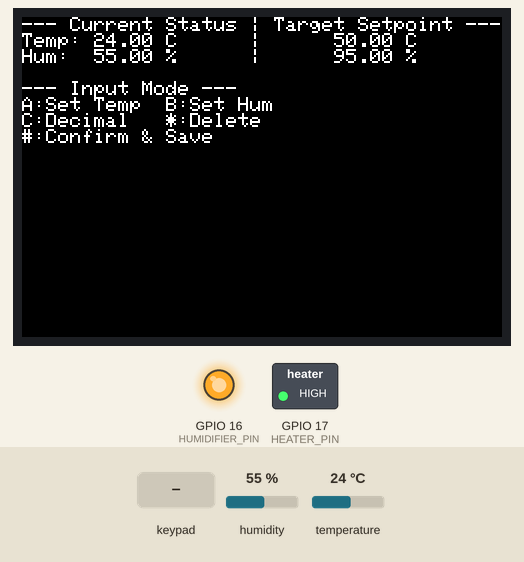
Simulated run of this program. Board: ESP32. Shown: 480×320 colour display, switched loads named in the program (green lamp = pin HIGH), output pins drawn as LEDs (lit = HIGH). Inputs (shaded band) come from the test bench; at power-on: humidity 55 %, temperature 24 °C. What the program prints to the serial monitor is not drawn.

Above: at 2.6 s.
2.7 s: key 'A' pressed
At 3.1 s:
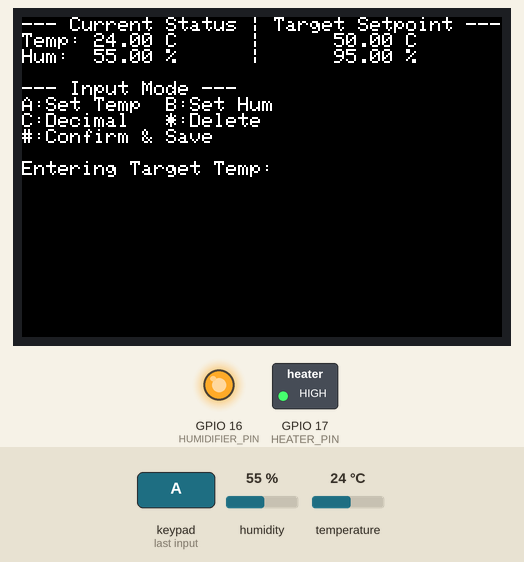
4.2 s: keypad keys 2 7 1 4 1 3 4 pressed 0.4 s apart
At 6.6 s:
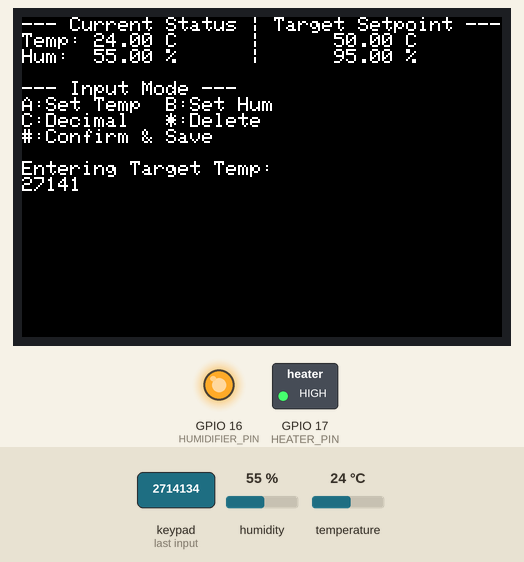
8.5 s: humidity set to 22 %
11.5 s: temperature set to 12 °C
At 15.2 s:
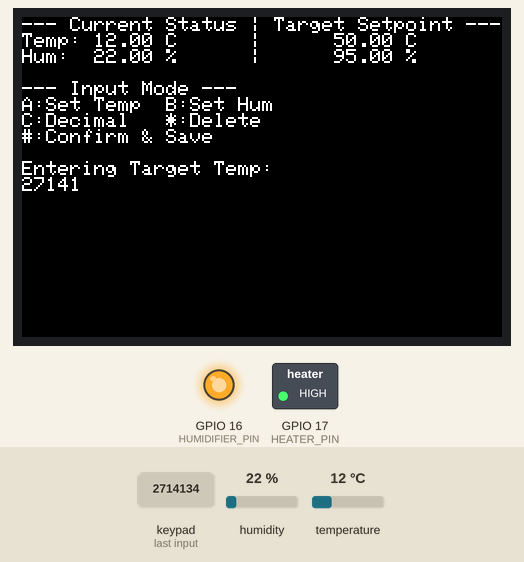
15.5 s: key 'B' pressed
At 16.4 s:
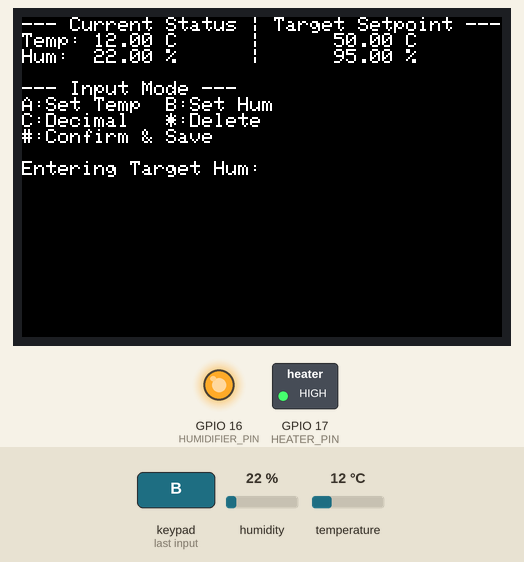
17.0 s: keypad keys 2 7 1 4 1 3 4 # pressed 0.4 s apart
At 20.9 s:
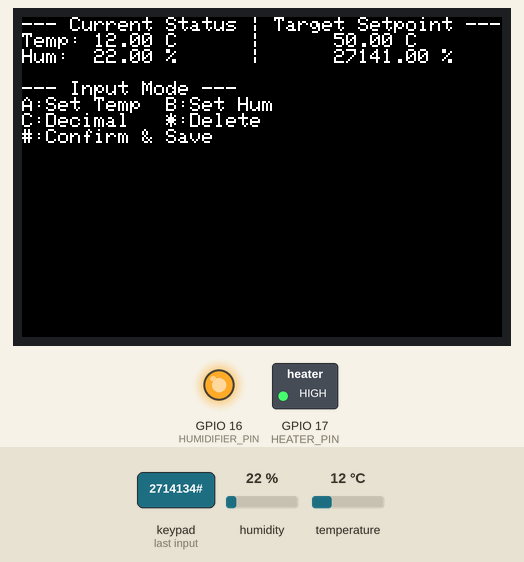
Timing chart, 0 to 22.4 s (numbered marks = the images above; inputs shaded):
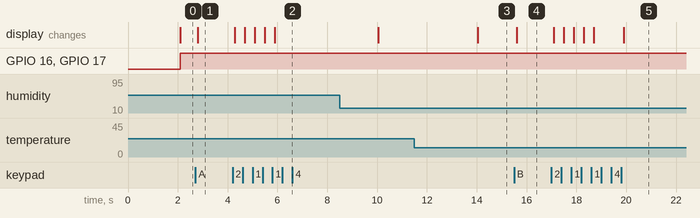

Measured:
- after the input at 2.7 s, the display: changes after 0.10 s (image 1)
- after the input at 4.2 s, the display: first changes after 0.09 s (image 2 shows a later state)
- after the input at 11.5 s, the display: changes after 2.5 s (image 3)
- after the input at 15.5 s, the display: changes after 0.10 s (image 4)
- after the input at 17.0 s, the display: first changes after 0.10 s (image 5 shows a later state)

The program:

main.cpp
```cpp
#include <Arduino.h>
#include <DHT.h>
#include <Keypad.h>
#include <TFT_eSPI.h>

// --- Hardware Pin Definitions ---
#define DHTPIN 15      // Data pin for DHT22 sensor
#define DHTTYPE DHT22  // Sensor model designation

#define HEATER_PIN 17
#define HUMIDIFIER_PIN 16

// --- Component Initialization ---
DHT dht(DHTPIN, DHTTYPE);
TFT_eSPI tft = TFT_eSPI();

// Keypad matrix configuration (4x4)
byte ROW_PINS[4] = {27, 14, 13, 4};
byte COL_PINS[4] = {32, 33, 25, 26};

char keys[4][4] = {
  {'1','2','3','A'},
  {'4','5','6','B'},
  {'7','8','9','C'},
  {'*','0','#','D'}
};

Keypad keypad = Keypad(makeKeymap(keys), ROW_PINS, COL_PINS, 4, 4);

// --- State Variables ---
float currentTemp = NAN; // Initialized to NAN to indicate no valid reading yet
float currentHum = NAN;
float targetTemp = 50.0;
float targetHum = 95.0;

String entryBuffer = "";
enum InputMode { NONE, SET_TEMP, SET_HUM };
InputMode currentMode = NONE;

unsigned long lastDHTRead = 0;
const unsigned long READ_INTERVAL = 2000; // 2 seconds between DHT reads

// --- Function Prototypes ---
void handleKeypad();
void readSensorAndUpdate();
void controlRelays();
void updateDisplay();
void sendDataSerial(float temp, float hum);

void setup() {
  Serial.begin(115200);
  while (!Serial) {
    delay(10);
  }

  Serial.println("\nSystem Initializing...");
  Serial.println("Telemetry configured for USB Serial. Format: DATA,<Temp>,<Hum>");

  // Initialize DHT sensor
  dht.begin();

  // Configure relay control pins
  pinMode(HEATER_PIN, OUTPUT);
  pinMode(HUMIDIFIER_PIN, OUTPUT);
  digitalWrite(HEATER_PIN, LOW);
  digitalWrite(HUMIDIFIER_PIN, LOW);

  // Initialize and configure TFT display
  tft.init();
  tft.setRotation(1);
  tft.fillScreen(TFT_BLACK);
  tft.setTextColor(TFT_WHITE, TFT_BLACK);
  tft.setTextSize(2);

  updateDisplay();
}

void loop() {
  handleKeypad();
  readSensorAndUpdate();
  controlRelays();
}

void readSensorAndUpdate() {
  // Enforce reading interval required by DHT sensors
  if (millis() - lastDHTRead > READ_INTERVAL) {
    lastDHTRead = millis();

    float h = dht.readHumidity();
    float t = dht.readTemperature();

    currentHum = h;
    currentTemp = t;

    // Transmit data only if readings are valid
    if (!isnan(h) && !isnan(t)) {
      sendDataSerial(t, h);
    }

    updateDisplay();
  }
}

void sendDataSerial(float temp, float hum) {
  // Output format: DATA,50.00,95.00
  Serial.print("DATA,");
  Serial.print(temp);
  Serial.print(",");
  Serial.println(hum);
}

void controlRelays() {
  // Prevent relay activation if sensor data is invalid (prevents runaway heating/humidity)
  if (isnan(currentTemp) || isnan(currentHum)) {
    digitalWrite(HEATER_PIN, LOW);
    digitalWrite(HUMIDIFIER_PIN, LOW);
    return;
  }

  // Activate heater if current temperature is below target
  if (currentTemp < targetTemp) {
    digitalWrite(HEATER_PIN, HIGH);
  } else {
    digitalWrite(HEATER_PIN, LOW);
  }

  // Activate humidifier if current humidity is below target
  if (currentHum < targetHum) {
    digitalWrite(HUMIDIFIER_PIN, HIGH);
  } else {
    digitalWrite(HUMIDIFIER_PIN, LOW);
  }
}

void handleKeypad() {
  char key = keypad.getKey();
  if (key == NO_KEY) return;

  switch (key) {
    case 'A':
      // Enter target temperature configuration mode
      currentMode = SET_TEMP;
      entryBuffer = "";
      updateDisplay();
      break;

    case 'B':
      // Enter target humidity configuration mode
      currentMode = SET_HUM;
      entryBuffer = "";
      updateDisplay();
      break;

    case 'C':
      // Append decimal point if not already present in buffer
      if (entryBuffer.indexOf('.') == -1) {
        entryBuffer += '.';
        updateDisplay();
      }
      break;

    case '*':
      // Act as backspace or cancel current input mode
      if (entryBuffer.length() > 0) {
        entryBuffer.remove(entryBuffer.length() - 1);
      } else {
        currentMode = NONE;
      }
      updateDisplay();
      break;

    case '#':
      // Confirm input and apply to the selected target variable
      if (entryBuffer.length() > 0) {
        float newSetpoint = entryBuffer.toFloat();
        if (currentMode == SET_TEMP) {
          targetTemp = newSetpoint;
        } else if (currentMode == SET_HUM) {
          targetHum = newSetpoint;
        }
      }
      entryBuffer = "";
      currentMode = NONE;
      updateDisplay();
      break;

    default:
      // Append numerical characters up to a length limit
      if (key >= '0' && key <= '9' && entryBuffer.length() < 5) {
        entryBuffer += key;
        updateDisplay();
      }
      break;
  }
}

void updateDisplay() {
  tft.setCursor(0, 0);

  tft.println("--- Current Status | Target Setpoint ---");

  tft.print("Temp: ");
  if (isnan(currentTemp)) {
    tft.print("Error        |      ");
  } else {
    tft.print(currentTemp);
    tft.print(" C      |      ");
  }
  tft.print(targetTemp);
  tft.println(" C   "); // Padding to overwrite old digits

  tft.print("Hum:  ");
  if (isnan(currentHum)) {
    tft.print("Error        |      ");
  } else {
    tft.print(currentHum);
    tft.print(" %      |      ");
  }
  tft.print(targetHum);
  tft.println(" %    "); // Padding to overwrite old digits

  tft.println("\n--- Input Mode ---");
  tft.println("A:Set Temp  B:Set Hum");
  tft.println("C:Decimal   *:Delete");
  tft.println("#:Confirm & Save");

  if (currentMode == SET_TEMP) {
    tft.println("\nEntering Target Temp:        ");
    tft.print(entryBuffer);
    tft.println("      "); // Padding for buffer
  } else if (currentMode == SET_HUM) {
    tft.println("\nEntering Target Hum:         ");
    tft.print(entryBuffer);
    tft.println("      "); // Padding for buffer
  } else {
    tft.println("\n                     "); // Overwrite prompt text
    tft.println("      "); // Overwrite buffer text
  }
}
```
